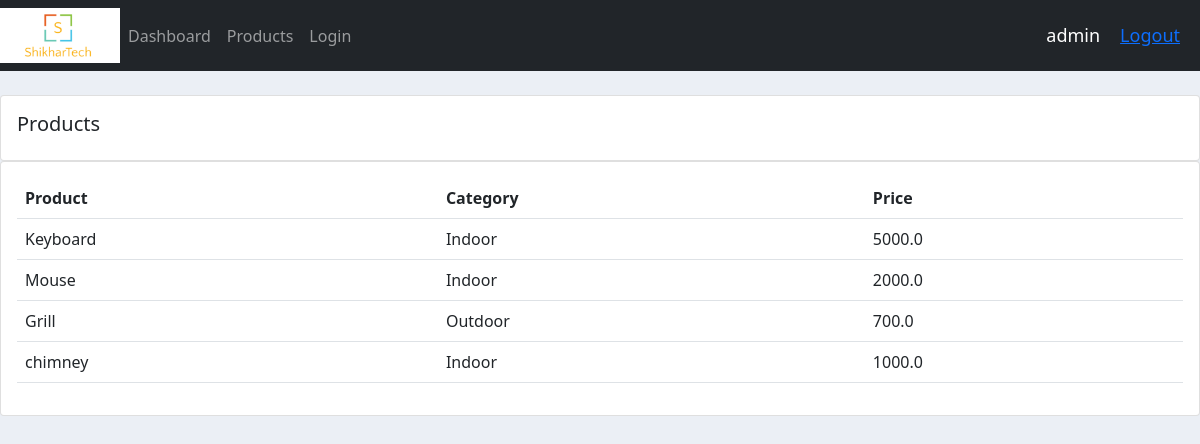
The app's page /accounts_app/products/ (signed in), older data.
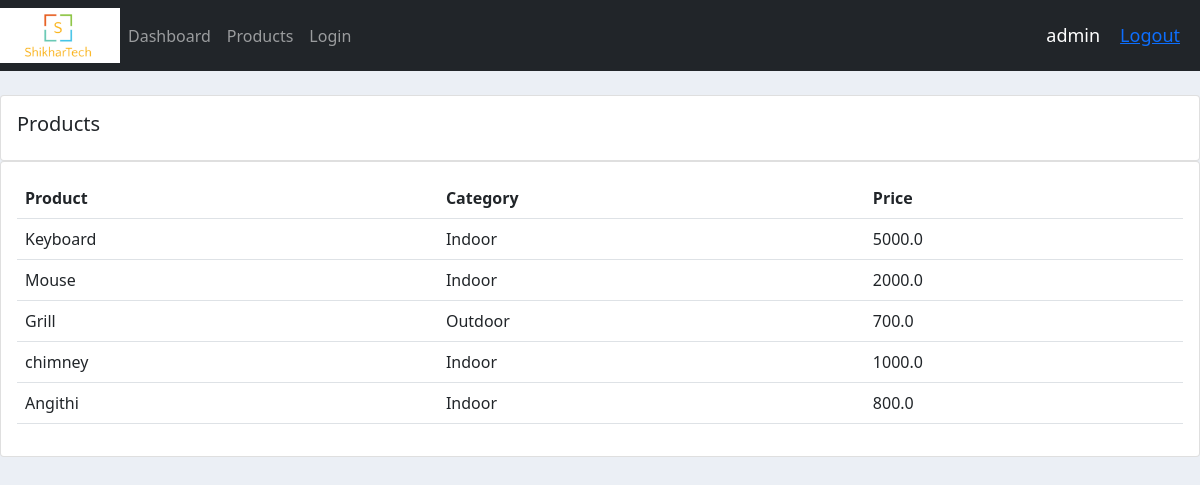
The same page, newer data.
### accounts/models.py (models this page shows, shortened)
class Products(models.Model):
    CATEGORY = (
        ('Indoor', 'Indoor'),
        ('Outdoor', 'Outdoor'),
    )
    name = models.CharField(max_length=200, null=True)
    price = models.FloatField(null=True)
    category = models.CharField(max_length=200, null=True, choices=CATEGORY)
    discription = models.CharField(max_length=200, null=True, blank=True)
    date_created = models.DateTimeField(auto_now_add=True, null=True)
    Tags = models.ManyToManyField(Tag, blank=True)

### accounts/views.py (the view)
# urls.py: path('products/', views.products, name="products"),
@login_required(login_url='login')
def products(request):
    product_lis = Products.objects.all()
    return render(request, 'accounts/products.html', {'prod_lis': product_lis})

### accounts/templates/accounts/products.html
{% extends 'accounts/main.html' %}
{% block content %}
<br>
		<div class="row">
			<div class="col-md">
				<div class="card card-body">
					<h5>Products</h5>
				</div>
				<div class="card card-body">
					<table class="table">
						<tr>
							<th>Product</th>
							<th>Category</th>
							<th>Price</th>
						</tr>
						{% for i in prod_lis %}
							<tr>
								<td>{{i.name}}</td>
								<td>{{i.category}}</td>
								<td>{{i.price}}</td>
							</tr>
						{% endfor %}
					</table>
				</div>
			</div>
		</div>
{% endblock %}

Row changes from the older to the newer data that the page shows:
added Products: name "Angithi", category "Indoor", price "800.0"
